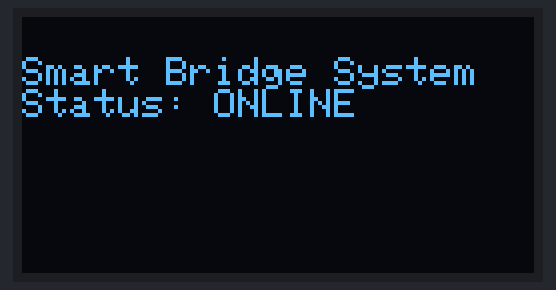
The sketch below on a simulated Arduino Uno, built with avr-gcc and run on an emulated ATmega328P. Parts: 128×64 one-colour display.

Above: at 0.1 s.

The sketch:

test.ino
```cpp
#include <Wire.h>
#include <Adafruit_GFX.h>
#include <Adafruit_SSD1306.h>

#define SCREEN_WIDTH 128
#define SCREEN_HEIGHT 64

// Declaration for an SSD1306 display connected to I2C (SDA, SCL pins)
// The reset pin is not used on most 4-pin modules, so we set it to -1
Adafruit_SSD1306 display(SCREEN_WIDTH, SCREEN_HEIGHT, &Wire, -1);

void setup() {
  Serial.begin(9600);

  // SSD1306_SWITCHCAPVCC = generate display voltage from 3.3V internally
  if(!display.begin(SSD1306_SWITCHCAPVCC, 0x3C)) {
    Serial.println(F("SSD1306 allocation failed"));
    for(;;); // Don't proceed, loop forever
  }

  display.clearDisplay();
  display.setTextSize(1);
  display.setTextColor(SSD1306_WHITE);
  display.setCursor(0, 10);

  display.println(F("Smart Bridge System"));
  display.println(F("Status: ONLINE"));
  display.display();
}

void loop() {
  // Add dynamic sensor data here later (HX711/Ultrasonic)
}
```
